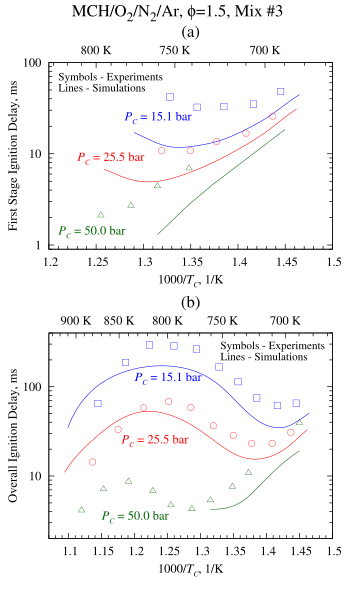

This figure's gnuplot source:
reset
set term postscript enhanced eps font "Times-Roman,18" color size 9cm,7cm
unset key
set xlabel "1000/{/Times-Italic T_{/*0.75 C}}, 1/K"
set logscale y
set mxtics
set mx2tics 5
set xtics scale 1.25,0.75 nomirror

inv2k(x) = 1000./x
set x2tics ("" inv2k(600)) scale 1.25,0.75
do for [temp=650:950:50] {
t = sprintf("%g K",temp)
set x2tics add (t inv2k(temp))
set x2tics add ("" inv2k(temp+10) 1)
set x2tics add ("" inv2k(temp+20) 1)
set x2tics add ("" inv2k(temp+30) 1)
set x2tics add ("" inv2k(temp+40) 1)
}

set ytics scale 1.25, 0.75
#set multiplot layout 2,1 title "{/=24 MCH/O_{2}/N_{2}/Ar, {/Symbol f}=1.5, Mix #3}"
#set tmargin 4
set label 1 "{/Times-Italic P_{/*0.75 C}} = 15.1 bar" tc rgb "blue"
set label 2 "{/Times-Italic P_{/*0.75 C}} = 25.5 bar" tc rgb "red"
set label 3 "{/Times-Italic P_{/*0.75 C}} = 50.0 bar" tc rgb "#006400"
set label 4 "Symbols - Experiments\n\Lines - Simulations" font ",16"
#
#set title "{/=24 (a)}" offset 0,-1
set output "mch-model-3-first.eps"
set ylabel "First Stage Ignition Delay, ms" offset 2
set xrange [1.2:1.5]

set yrange [0.9:100]
set label 1 at first 1.28,25
set label 2 at first 1.23,9
set label 3 at first 1.21,1.4
set label 4 at first 1.21,70
plot "Mix 3 15 bar Expt.txt" using 2:3 with points pt 4 ps 1.5 lc rgb "blue",\
     "Mix 3 15 bar.txt" using 2:4 smooth csplines with lines lt 1 lw 1.5 lc rgb "blue",\
     "Mix 3 25 bar Expt.txt" using 2:3 with points pt 6 ps 1.5 lc rgb "red",\
     "Mix 3 25 bar.txt" using 2:4 smooth csplines with lines lt 1 lw 1.5 lc rgb "red",\
     "phi=1.5 50 bar.txt" using 1:4 with points pt 8 ps 1.5 lc rgb "#006400",\
     "phi=1.5 50 bar.txt" using 1:7 with lines lt 1 lw 1.5 lc rgb "#006400"
#
set output
#set tmargin 2.5
#
#set title "{/=24 (b)}"
set output "mch-model-3-over.eps"
set ylabel "Overall Ignition Delay, ms" offset 2
set xrange [1.07:1.5]

set yrange [2:400]
set label 1 at first 1.2,125
set label 2 at first 1.18,25
set label 3 at first 1.15,3.5
set label 4 at first 1.33,290
plot "Mix 3 15 bar Expt.txt" using 2:4 with points lc rgb "blue" pt 4 ps 1.5,\
     "Mix 3 15 bar.txt" using 2:3 smooth csplines with lines lw 1.5 lc rgb "blue" lt 1,\
     "Mix 3 25 bar Expt.txt" using 2:4 with points pt 6 ps 1.5 lc rgb "red",\
     "Mix 3 25 bar.txt" using 2:3 smooth csplines with lines lt 1 lw 1.5 lc rgb "red",\
     "phi=1.5 50 bar.txt" using 1:2 with points pt 8 ps 1.5 lc rgb "#006400",\
     "phi=1.5 50 bar.txt" using 1:6 smooth csplines with lines lt 1 lw 1.5 lc rgb "#006400"
set output
